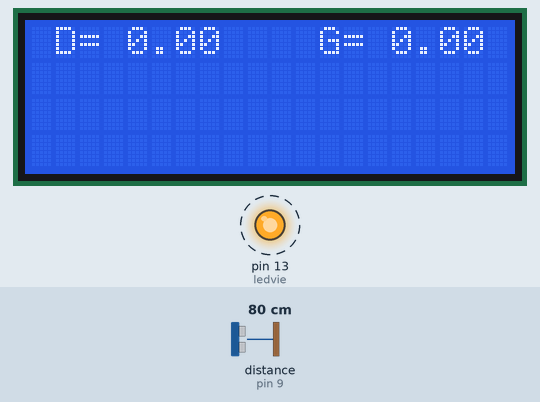
This sketch was run on a simulated Arduino Uno, built with avr-gcc and run on an emulated ATmega328P. On the bench: 20×4 character LCD, output pins drawn as LEDs (lit = HIGH). Wiring (inferred from the names in the program): ultrasonic range finder: trigger pin 8; echo pin 9. Dashed ring = blinking. Inputs (shaded band) come from the test bench; at power-on: distance to the obstacle (sensor on pin 9) 80 cm. The echo pulse lasts 58.3 µs per cm; pins used as bus, display or sensor lines are not drawn; what the sketch prints to the serial monitor is not drawn.

Above: at 1.2 s.
1.3 s: distance to the obstacle (sensor on pin 9) set to 2 cm
At 2.22 s:
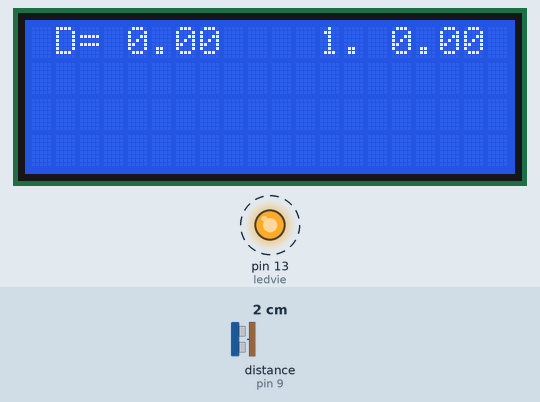
4.1 s: distance to the obstacle (sensor on pin 9) set to 4 cm
At 5.67 s:
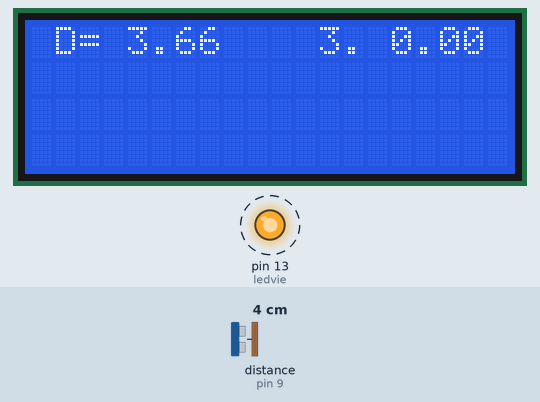
5.9 s: distance to the obstacle (sensor on pin 9) set to 9 cm
At 6.63 s:
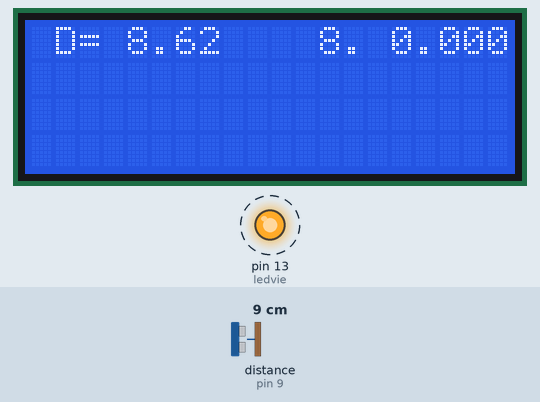
7.6 s: distance to the obstacle (sensor on pin 9) set to 4 cm
At 8.24 s:
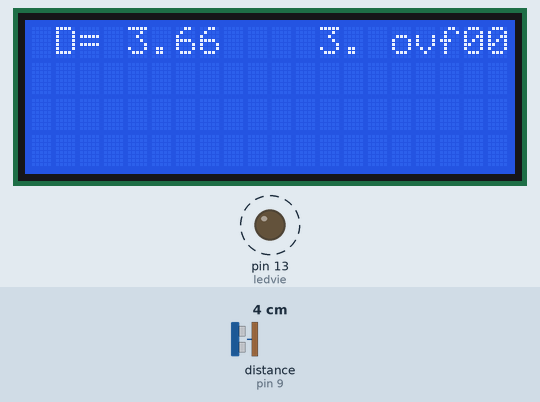
Timing chart, 0 to 10.5 s (numbered marks = the images above; inputs shaded):
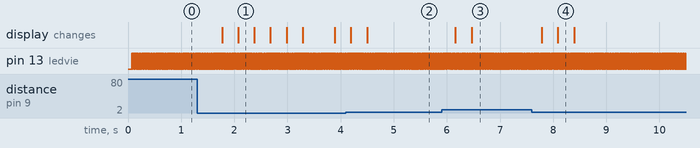

Measured:
- after the input at 1.3 s, the display: first changes after 0.47 s (image 1 shows a later state)
- after the input at 4.1 s, the display: first differs from a run without the input after 0.40 s (image 2)
- after the input at 5.9 s, the display: first changes after 0.26 s (image 3 shows a later state)
- after the input at 7.6 s, the display: first changes after 0.19 s (image 4 shows a later state)
- by itself, pin 13 (ledvie): alternates HIGH for 0.01 s and LOW for 0.01 s

The sketch:

ultrason_4.ino
```cpp
#include <Wire.h>
#include <LiquidCrystal_I2C.h>
#define ledvie 13

LiquidCrystal_I2C lcd(0x27,20,4);  // set the LCD address to 0x27 for a 20 chars and 4 line display
#define Droit 0
#define Gauche 1
#define TRIGGERG 10
#define ECHOG 11
#define TRIGGERD 8
#define ECHOD 9
boolean etatledvie=LOW;
unsigned long t,t0=0,temps=0;
float distanceA=0,distanceD=0,distanceG=0,distance=0;
byte delta=500;


void setup() {
  Serial.begin(9600);


 lcd.init();
 lcd.backlight();
 lcd.setCursor(12,0);
 lcd.print("G=");
 lcd.setCursor(1,0);
 lcd.print("D=");

 pinMode(TRIGGERD, OUTPUT);
 pinMode(TRIGGERG, OUTPUT);
 pinMode(ledvie, OUTPUT);
 digitalWrite(ledvie,etatledvie);

}

void loop() {
etatledvie = !etatledvie;
digitalWrite(ledvie,etatledvie);
t=millis();

if((t-t0)>=delta){
  t0=t;


distanceD=TLU(Droit);
distanceG=TLU(Gauche);
}

if(( distanceD >= 100) || (distanceG >= 100)){
    distanceD = 0;
    distanceG = 0;
    }

  lcd.setCursor(3, 0);
  if(distanceD < 10){ lcd.print(' '); }
  lcd.print(distanceD);

  lcd.setCursor(14, 0);
  if(distanceG < 10){ lcd.print(' '); }
  lcd.print(distanceG);

}

float TLU (boolean direct){
  byte TRIGGER,ECHO;

  if(direct=Droit)
  {
    TRIGGER=TRIGGERD;
    ECHO=ECHOD;
   }
   else if (direct=Gauche){
    TRIGGER=TRIGGERD;
    ECHO=ECHOD;
     }

 //on créer une impulsion de 10µs sur le trigger
digitalWrite(TRIGGER,HIGH);
delayMicroseconds(10);
digitalWrite(TRIGGER , LOW);
//mesure de la distance de l'obstacle
temps = pulseIn(ECHO, HIGH,4250);
distanceD = (temps*0.034)/2;
if(distanceA!= distanceD){
  Serial.println(distanceD);
lcd.setCursor(12,0);
lcd.print(distanceD);
  distanceA= distanceD;


}
}
```
